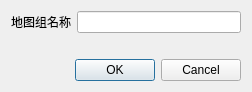
<?xml version="1.0" encoding="UTF-8"?>
<ui version="4.0">
 <class>NewMapGroupDialog</class>
 <widget class="QDialog" name="NewMapGroupDialog">
  <property name="geometry">
   <rect>
    <x>0</x>
    <y>0</y>
    <width>252</width>
    <height>87</height>
   </rect>
  </property>
  <property name="modal">
   <bool>true</bool>
  </property>
  <layout class="QVBoxLayout" name="verticalLayout">
   <item>
    <widget class="QFrame" name="form">
     <layout class="QFormLayout" name="formLayout">
      <property name="leftMargin">
       <number>0</number>
      </property>
      <property name="topMargin">
       <number>0</number>
      </property>
      <property name="rightMargin">
       <number>0</number>
      </property>
      <property name="bottomMargin">
       <number>0</number>
      </property>
      <item row="0" column="0">
       <widget class="QLabel" name="label_Name">
        <property name="text">
         <string>地图组名称</string>
        </property>
       </widget>
      </item>
      <item row="0" column="1">
       <widget class="QLineEdit" name="lineEdit_Name">
        <property name="clearButtonEnabled">
         <bool>true</bool>
        </property>
       </widget>
      </item>
      <item row="1" column="1">
       <widget class="QLabel" name="label_NameError">
        <property name="visible">
         <bool>false</bool>
        </property>
        <property name="styleSheet">
         <string notr="true">color: rgb(255, 0, 0)</string>
        </property>
        <property name="text">
         <string/>
        </property>
       </widget>
      </item>
     </layout>
    </widget>
   </item>
   <item>
    <widget class="QDialogButtonBox" name="buttonBox">
     <property name="orientation">
      <enum>Qt::Orientation::Horizontal</enum>
     </property>
     <property name="standardButtons">
      <set>QDialogButtonBox::StandardButton::Cancel|QDialogButtonBox::StandardButton::Ok</set>
     </property>
     <property name="centerButtons">
      <bool>false</bool>
     </property>
    </widget>
   </item>
  </layout>
 </widget>
 <resources/>
 <connections/>
</ui>
